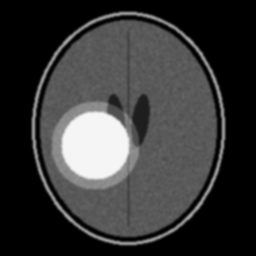
#> input picture smart-neurocare/sample_scans/glioma_sample.png, 256 x 256 px
$ python -i image_preprocessing.py   (imports and definitions only)
#> lines starting #> are read from the running program, lines starting #| are printed output that depends on the picture; after the words box and inside, x2 and y2 are one past the last pixel; in counts of white or black regions, pixels touching at a corner belong together
#> further down, picture is the input picture: PIL image 256x256 RGB; min 0, max 245, mean 55.9
"""
Smart NeuroCare — Advanced Medical Image Preprocessing Module

Provides clinically validated image enhancement utilities for Brain MRI:
1. Brain Auto-Cropping (`crop_brain_contour`): Strips dark borders & background noise
   using Otsu thresholding & contour extraction, focusing CNN receptive fields
   directly on neurological tissue.
2. Contrast-Limited Adaptive Histogram Equalization (CLAHE):
   Normalizes intra-scanner illumination differences (1.5T vs 3.0T MRI variance)
   and sharpens tumor boundary definition.
"""

import numpy as np
import cv2
from PIL import Image
from typing import Tuple, Optional


def crop_brain_contour(image: Image.Image, padding: int = 10) -> Tuple[Image.Image, Tuple[int, int, int, int]]:
    """
    Finds the extreme outer boundary of brain tissue and crops the image to eliminate
    uninformative black background space.

    Args:
        image: PIL Image in RGB or Grayscale.
        padding: Pixel padding to preserve surrounding skull and meninges.

    Returns:
        cropped_image (PIL.Image), bbox (x, y, w, h in original image coordinates)
    """
#> called with padding = 10
    img_np = np.array(image.convert("RGB"))
    gray = cv2.cvtColor(img_np, cv2.COLOR_RGB2GRAY)

    # Gaussian blur to remove high-frequency scanner noise
    blurred = cv2.GaussianBlur(gray, (5, 5), 0)

    # Threshold the image (Otsu's binarization automatically calculates optimal threshold)
    _, thresh = cv2.threshold(blurred, 0, 255, cv2.THRESH_BINARY + cv2.THRESH_OTSU)
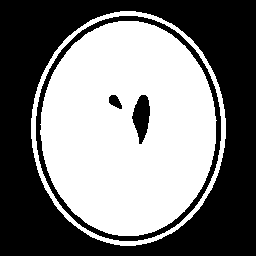
#> thresh: shape (256, 256); 48.8% white; 2 white regions, box (x1, y1, x2, y2) and area: (40, 21, 217, 236) 29036, (31, 11, 226, 246) 2978

    # Morphological closing and erosion to fill internal brain cavities & isolate brain mass
    kernel = cv2.getStructuringElement(cv2.MORPH_ELLIPSE, (7, 7))
    closed = cv2.morphologyEx(thresh, cv2.MORPH_CLOSE, kernel)
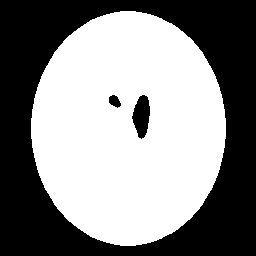
#> closed: shape (256, 256); 53.6% white; 3 black regions, box (x1, y1, x2, y2) and area: (0, 0, 256, 256) 29763, (132, 95, 150, 139) 545, (109, 95, 121, 108) 105
    eroded = cv2.erode(closed, kernel, iterations=2)
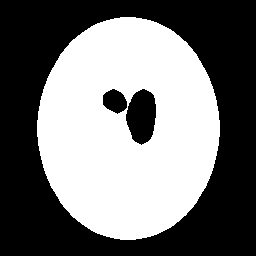
#> eroded: shape (256, 256); 46% white; 1 white region, box (x1, y1, x2, y2) and area: (37, 17, 220, 240) 30155
    dilated = cv2.dilate(eroded, kernel, iterations=2)
#> dilated: shape (256, 256); 53.6% white; 3 black regions

    # Find contours
    contours, _ = cv2.findContours(dilated, cv2.RETR_EXTERNAL, cv2.CHAIN_APPROX_SIMPLE)
#> contours = 1 contour; box (x1, y1, x2, y2) and area: (31, 11, 226, 246) 35460

    if not contours:
        # Fallback to original image if no contour detected
        w, h = image.size
        return image, (0, 0, w, h)

    # Get largest contour corresponding to the brain
    c = max(contours, key=cv2.contourArea)
#> c = contour of 320 points, box (x1, y1, x2, y2) (31, 11, 226, 246), area 35460
    x, y, w, h = cv2.boundingRect(c)
#> x = 31; y = 11; w = 195; h = 235

    # Add safe padding within image bounds
    img_h, img_w = img_np.shape[:2]
#> img_h = 256; img_w = 256
    x_start = max(0, x - padding)
#> x_start = 21
    y_start = max(0, y - padding)
#> y_start = 1
    x_end = min(img_w, x + w + padding)
#> x_end = 236
    y_end = min(img_h, y + h + padding)
#> y_end = 256

    cropped_np = img_np[y_start:y_end, x_start:x_end]
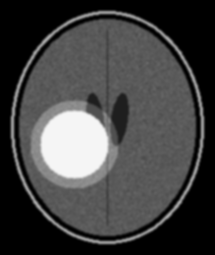
#> cropped_np: shape (255, 215, 3); min 0, max 245, mean 66.8
    cropped_pil = Image.fromarray(cropped_np)

    bbox = (x_start, y_start, x_end - x_start, y_end - y_start)
#> bbox = (21, 1, 215, 255)
    return cropped_pil, bbox


def apply_clahe_enhancement(image: Image.Image, clip_limit: float = 2.0, tile_grid_size: Tuple[int, int] = (8, 8)) -> Image.Image:
    """
    Applies Contrast-Limited Adaptive Histogram Equalization (CLAHE) on the luminance channel
    (LAB color space) to enhance lesion contrast without over-amplifying background noise.
    """
#> called with clip_limit = 2, tile_grid_size = (8, 8)
    img_np = np.array(image.convert("RGB"))
    lab = cv2.cvtColor(img_np, cv2.COLOR_RGB2LAB)
#> lab: shape (255, 215, 3); mean of channels 0, 1, 2 70.7, 128, 128
    l, a, b = cv2.split(lab)
#> a: shape (255, 215); every value is 128

    clahe = cv2.createCLAHE(clipLimit=clip_limit, tileGridSize=tile_grid_size)
    cl = clahe.apply(l)
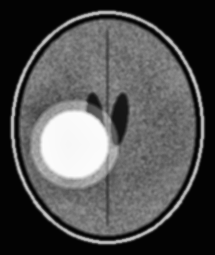
#> cl: shape (255, 215); min 2, max 252, mean 80.9

    limg = cv2.merge((cl, a, b))
#> limg: shape (255, 215, 3); mean of channels 0, 1, 2 80.9, 128, 128
    enhanced_np = cv2.cvtColor(limg, cv2.COLOR_LAB2RGB)
    return Image.fromarray(enhanced_np)


def preprocess_mri(
    image: Image.Image,
    auto_crop: bool = True,
    enhance_contrast: bool = True
) -> Image.Image:
    """
    Complete clinical-grade MRI preprocessing pipeline.
    """
    processed = image
    if auto_crop:
        processed, _ = crop_brain_contour(processed)
    if enhance_contrast:
        processed = apply_clahe_enhancement(processed)
    return processed

>>> from PIL import Image
>>> picture = Image.open('sample_scans/glioma_sample.png')
>>> result = preprocess_mri(picture)
